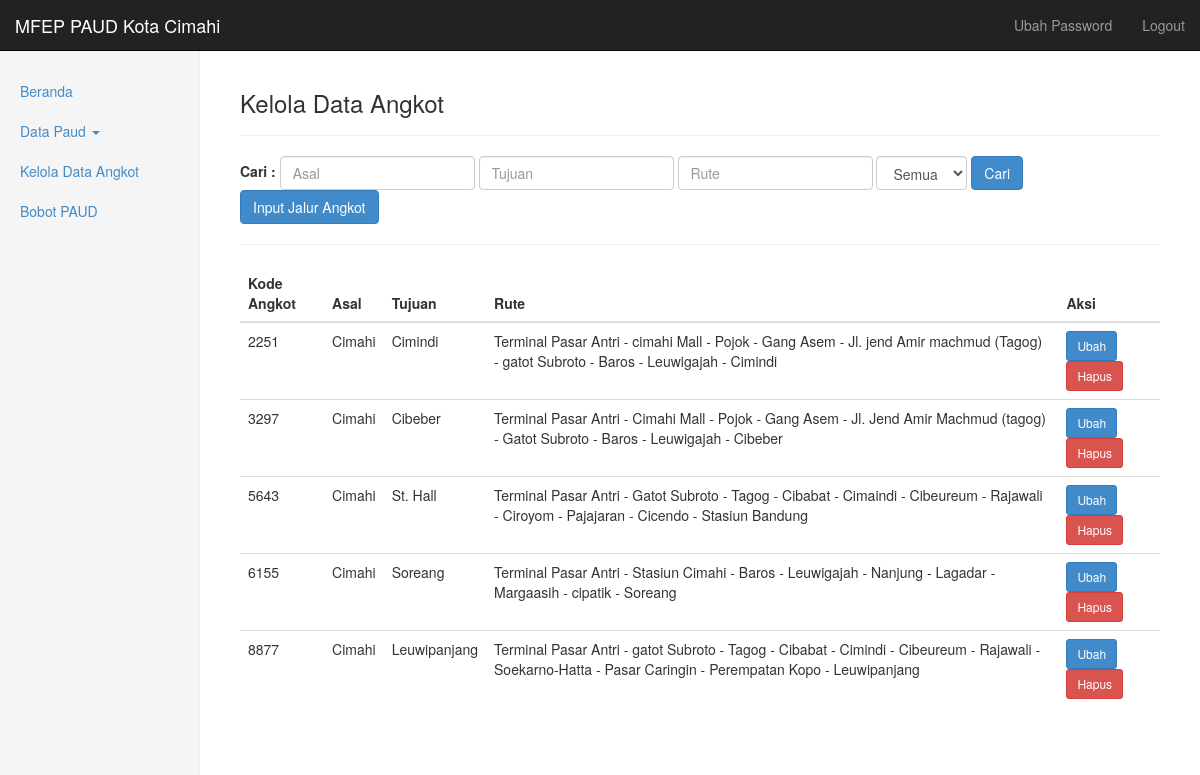
The page /home.php?module=module/angkot/index.php (signed in) on the database its author committed.
### tables this page shows
CREATE TABLE `angkot` (
  `Kode_ang` int(20) NOT NULL,
  `asal` text NOT NULL,
  `Tiba` text NOT NULL,
  `Rute` text NOT NULL,
  PRIMARY KEY  (`Kode_ang`)
);

### module/angkot/index.php (the view, shortened to what this page needs)
<?
$asal		= $_REQUEST['asal'];
$tiba		= $_REQUEST['tiba'];
$act		= $_REQUEST['act'];
$rute		= $_REQUEST['rute'];
$jml_data	= $_REQUEST['jml_data'];
$id			= $_REQUEST['id'];
$ambil="select * from angkot where true";
$ambil.=" order by Kode_ang asc";
$rs=mysql_query($ambil);
?>
<!DOCTYPE html PUBLIC "-//W3C//DTD HTML 4.01 Transitional//EN" "http://www.w3.org/TR/html4/loose.dtd">
<html>
<head>
</head>
<body>
<div class="page-header">
  <? if($act=="input") { echo '<h3>Input Data Angkot</h3>'; } else if($act=="edit") { echo '<h3>Ubah Data Angkot</h3>'; } else {?>
  <h3>Kelola Data Angkot</h3>
  <? } ?>
</div>
<? if($act=="") {?>
<form class="form-inline" role="form" action="" method="post">
<label>Cari : </label>
  <div class="form-group">
    <input type="text" class="form-control" id="exampleInputEmail2" name="asal" placeholder="Asal" value="<?=$asal?>">
  </div>
  <div class="form-group">
    <input type="text" class="form-control" id="exampleInputEmail2" name="tiba" placeholder="Tujuan" value="<?=$tiba?>">
  </div>
  <div class="form-group">
    <input type="text" class="form-control" id="exampleInputEmail2" name="rute" placeholder="Rute" value="<?=$rute?>">
  </div>
  <div class="form-group">
    <select class="form-control" name="jml_data">
    <option value="" <?=$jml_data==''?"selected":"";?>>Semua</option>
    </select>
  </div>
  <button type="submit" class="btn btn-primary">Cari</button>
  <a class="btn btn-primary" href="?module=module/angkot/index.php&act=input" role="button">Input Jalur Angkot</a>
</form>
<hr>
    <div class="table-responsive">
            <table class="table table-hover">
              <thead class="panel-heading">
                <tr>
                  <th>Kode Angkot</th>
                  <th>Asal</th>
                  <th>Tujuan</th>
                  <th>Rute</th>
                  <th>Aksi</th>
                </tr>
              </thead>
              <tbody>
              <? while($row=mysql_fetch_array($rs)) {?>
                <tr>
                  <td><?=$row['Kode_ang'];?></td>
                  <td><?=$row['asal'];?></td>
                  <td><?=$row['Tiba'];?></td>
                  <td><?=$row['Rute'];?></td>
                  <td><a class="btn btn-sm btn-primary" href="?module=module/angkot/index.php&act=edit&id=<?=$row['Kode_ang'];?>" role="button">Ubah</a>
                  <a class="btn btn-sm btn-danger" onClick="return confirm('Apa anda yakin akan menghapus data ini?')" href="?module=module/angkot/remove_angkot.php&id=<?=$row['Kode_ang'];?>" role="button">Hapus</a></td>
                </tr>
              <? } ?>
              </tbody>
            </table>
          </div>
<? } else if($act=="input") { ?>
<form class="form-horizontal" role="form" action="module/angkot/save_angkot.php" method="post">
  <div class="form-group">
    <label for="inputPaud3" class="col-sm-2 control-label">Asal</label>
    <div class="col-sm-8">
      <input type="text" name="asal" class="form-control" id="inputPaud3" placeholder="Asal">
    </div>
  </div>
  <div class="form-group">
    <label for="inputPaud3" class="col-sm-2 control-label">Tujuan</label>
    <div class="col-sm-8">
      <input type="text" name="tiba" class="form-control" id="inputPaud3" placeholder="Tujuan">
    </div>
  </div>
  <div class="form-group">
    <label for="inputPaud3" class="col-sm-2 control-label">Rute</label>
    <div class="col-sm-8">
      <textarea class="form-control" rows="3" name="rute"></textarea>
    </div>
  </div>
  <div class="form-group">
    <div class="col-sm-offset-2 col-sm-10">
      <button type="submit" class="btn btn-primary">Simpan</button>
      <a class="btn btn-danger" href="?module=module/angkot/index.php" role="button">Batal</a>
    </div>
  </div>
</form>
<? } else if($act=="edit") {
$ambil="select * from angkot where true";
if($asal!="") {
	$ambil.=" and asal='$asal'";
}
if($tiba!="") {
	$ambil.=" and Tiba='$tiba'";
}
if($id!="") {
	$ambil.=" and Kode_ang='$id'";
}
$ambil.=" order by Kode_ang asc";
$rse=mysql_query($ambil);
$data=mysql_fetch_array($rse);
?>
<form class="form-horizontal" role="form" action="module/angkot/update_angkot.php" method="post">
  <div class="form-group">
    <label for="inputPaud3" class="col-sm-2 control-label">Kode Angkot</label>
    <div class="col-sm-8">
      <input type="text" name="kode_ang" class="form-control" id="inputPaud3" placeholder="Kode Angkot" value="<?=$data['Kode_ang']?>" readonly>
    </div>
  </div>
  <div class="form-group">
    <label for="inputPaud3" class="col-sm-2 control-label">Asal</label>
    <div class="col-sm-8">
      <input type="text" name="asal" class="form-control" id="inputPaud3" placeholder="Asal" value="<?=$data['asal']?>">
    </div>
  </div>
  <div class="form-group">
    <label for="inputPaud3" class="col-sm-2 control-label">Tujuan</label>
    <div class="col-sm-8">
      <input type="text" name="tiba" class="form-control" id="inputPaud3" placeholder="Tujuan" value="<?=$data['Tiba']?>">
    </div>
  </div>
  <div class="form-group">
    <label for="inputPaud3" class="col-sm-2 control-label">Rute</label>
    <div class="col-sm-8">
      <textarea class="form-control" rows="3" name="rute"><?=$data['Rute']?></textarea>
    </div>
  </div>
  <div class="form-group">
    <div class="col-sm-offset-2 col-sm-10">
      <button type="submit" class="btn btn-primary">Simpan</button>
      <a class="btn btn-danger" href="?module=module/angkot/index.php" role="button">Batal</a>
    </div>
  </div>
</form>
<? } ?>
</body>
</html>

### styles/dashboard.css (style rules this page uses)
body { padding-top: 50px; }
.main .page-header { margin-top: 0; }

### rows shown on the page
angkot: Kode_ang "2251", asal "Cimahi", Tiba "Cimindi", Rute "Terminal Pasar Antri - cimahi Mall - Pojok - Gang Asem - Jl. jend Amir machmud (Tagog) - gatot Subroto - Baros - Leuwigajah - Cimindi"
angkot: Kode_ang "3297", asal "Cimahi", Tiba "Cibeber", Rute "Terminal Pasar Antri - Cimahi Mall - Pojok - Gang Asem - Jl. Jend Amir Machmud (tagog) - Gatot Subroto - Baros - Leuwigajah - Cibeber"
angkot: Kode_ang "5643", asal "Cimahi", Tiba "St. Hall", Rute "Terminal Pasar Antri - Gatot Subroto - Tagog - Cibabat - Cimaindi - Cibeureum - Rajawali - Ciroyom - Pajajaran - Cicendo - Stasiun Bandung"
angkot: Kode_ang "6155", asal "Cimahi", Tiba "Soreang", Rute "Terminal Pasar Antri - Stasiun Cimahi - Baros - Leuwigajah - Nanjung - Lagadar - Margaasih - cipatik - Soreang"
angkot: Kode_ang "8877", asal "Cimahi", Tiba "Leuwipanjang", Rute "Terminal Pasar Antri - gatot Subroto - Tagog - Cibabat - Cimindi - Cibeureum - Rajawali - Soekarno-Hatta - Pasar Caringin - Perempatan Kopo - Leuwipanjang"
